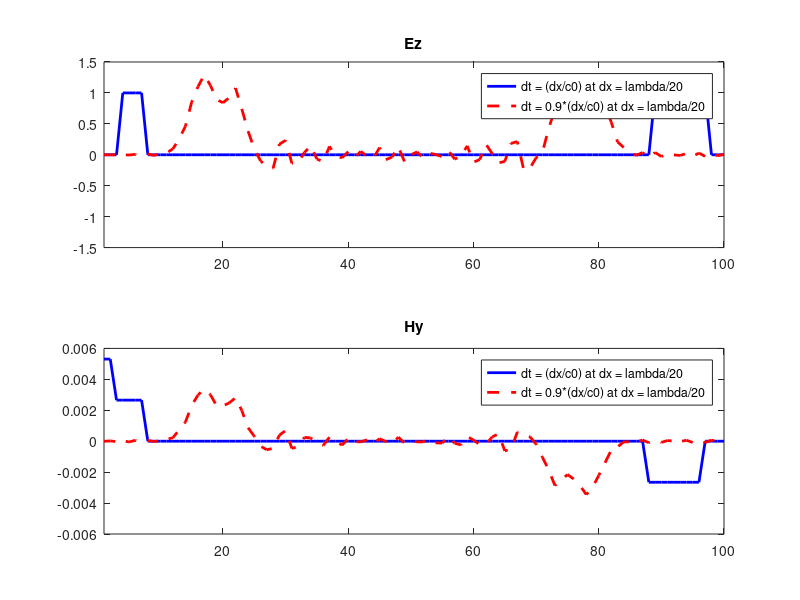

Here is the MATLAB script that generated this plot:
%%%%%% Parameters Setup 
mu=4*pi*1e-7; eps=8.853e-12; c0=1/sqrt(mu*eps); f=10e9; lambda=c0/f; omega=2*pi*f; dx = lambda/20;
dt1 = (dx/c0); dt2 = 0.9*(dx/c0); % Two different dt values
Nx = 100; % # of FDTD cells
Cmu1 = dt1/(mu*dx); Cmu2 = dt2/(mu*dx);
Cep1 = dt1/(eps*dx); Cep2 = dt2/(eps*dx);
Ez1 = zeros(Nx+1,1); Hy1 = zeros(Nx,1); % Arrays for case 1
Ez2 = zeros(Nx+1,1); Hy2 = zeros(Nx,1); % Arrays for case 2

figure;
subplot(2,1,1);
p1 = plot(Ez1(1:Nx), 'b-', 'LineWidth', 2);
hold on;
p2 = plot(Ez2(1:Nx), 'r--', 'LineWidth', 2);
axis([1 100 -1.5 1.5]);
title('Ez');
legend('dt = (dx/c0) at dx = lambda/20', 'dt = 0.9*(dx/c0) at dx = lambda/20');

subplot(2,1,2);
p3 = plot(Hy1(1:Nx), 'b-', 'LineWidth', 2);
hold on;
p4 = plot(Hy2(1:Nx), 'r--', 'LineWidth', 2);
axis([1 100 -6e-3 6e-3]);
title('Hy');
legend('dt = (dx/c0) at dx = lambda/20', 'dt = 0.9*(dx/c0) at dx = lambda/20');

%%%%%% Time marching = Leap-frog loop
for n=1:150
    wt1=omega*n*dt1;
    wt2=omega*n*dt2;
    for i=1:Nx
        Hy1(i) = Hy1(i)+Cmu1*(Ez1(i+1)-Ez1(i));
        Hy2(i) = Hy2(i)+Cmu2*(Ez2(i+1)-Ez2(i));
    end
    for i=2:Nx % i=1,Nx+1 omitted to simulate PEC boundaries
        Ez1(i) = Ez1(i)+Cep1*(Hy1(i)-Hy1(i-1));
        Ez2(i) = Ez2(i)+Cep2*(Hy2(i)-Hy2(i-1));
    end
    if wt1< pi
        Ez1(Nx/2) = 1; %Hard source pulse
    else
        Ez1(Nx/2) = 0;
    end
    if wt2< pi
        Ez2(Nx/2) = 1; %Hard source pulse
    else
        Ez2(Nx/2) = 0;
    end
    
    % Update plots
    set(p1, 'YData', Ez1(1:Nx));
    set(p2, 'YData', Ez2(1:Nx));
    set(p3, 'YData', Hy1(1:Nx));
    set(p4, 'YData', Hy2(1:Nx));
    drawnow;
    pause(0.001); % Adjust the pause duration for desired animation speed
end